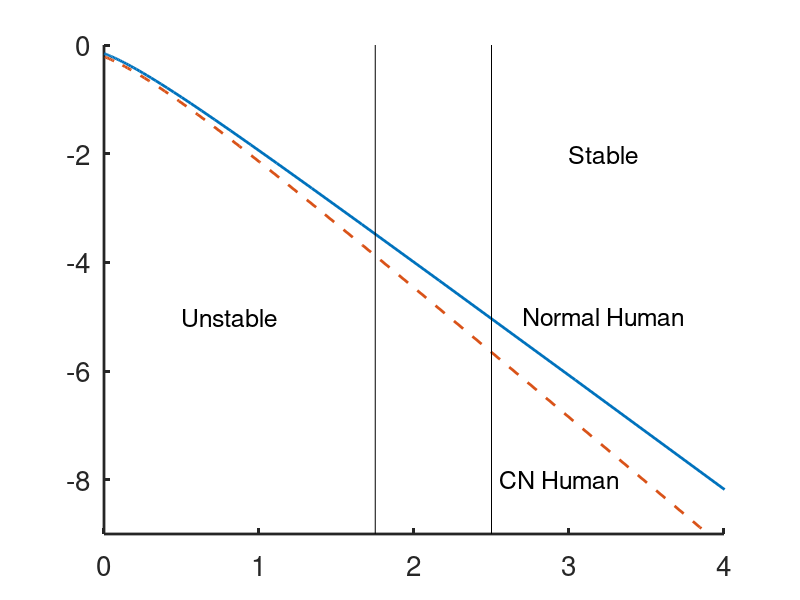

This figure's MATLAB source:
% Make the plot for Fig. 13.10
clear all
close all
clc
set(0,                           ...
   'defaultaxesfontsize', 20,   ...
   'defaultaxeslinewidth', 2.0, ...
   'defaultlinelinewidth', 2.0);
% parameter sets
taulist = [3.8, 1.2];
alist = [0.36, 0.53];
klist = [3.15,4.38];

omegabya = [0:.01:pi/4];


for j = 1:2
    tau = taulist(j);
    a = alist(j);
    kp1 = klist(j);
    omega = a*omegabya;
arg = omega.*tau+kp1*atan(omegabya);
alpha = -omega./tan(arg);
mu = -omega./(cos(atan(omegabya)).^kp1.*sin(arg));
ndx = find(alpha>0);

figure(1)
if (j==1)plot(alpha(ndx),mu(ndx))
end
if (j==2)plot(alpha(ndx),mu(ndx),'--')
end
hold on


end
axis([0 4 -9 0])
 box off
  
 text(0.5,-5,'Unstable','fontsize',18)
 text(3,-2,'Stable','fontsize',18)
 text(2.7,-5,'Normal Human','fontsize',18)
 text(2.55,-8,'CN Human','fontsize',18)

 plot([1.75,1.75],[-9,0],'k','linewidth',0.5)
 plot([2.5,2.5],[-9,0],'k','linewidth',0.5)
 hold off
